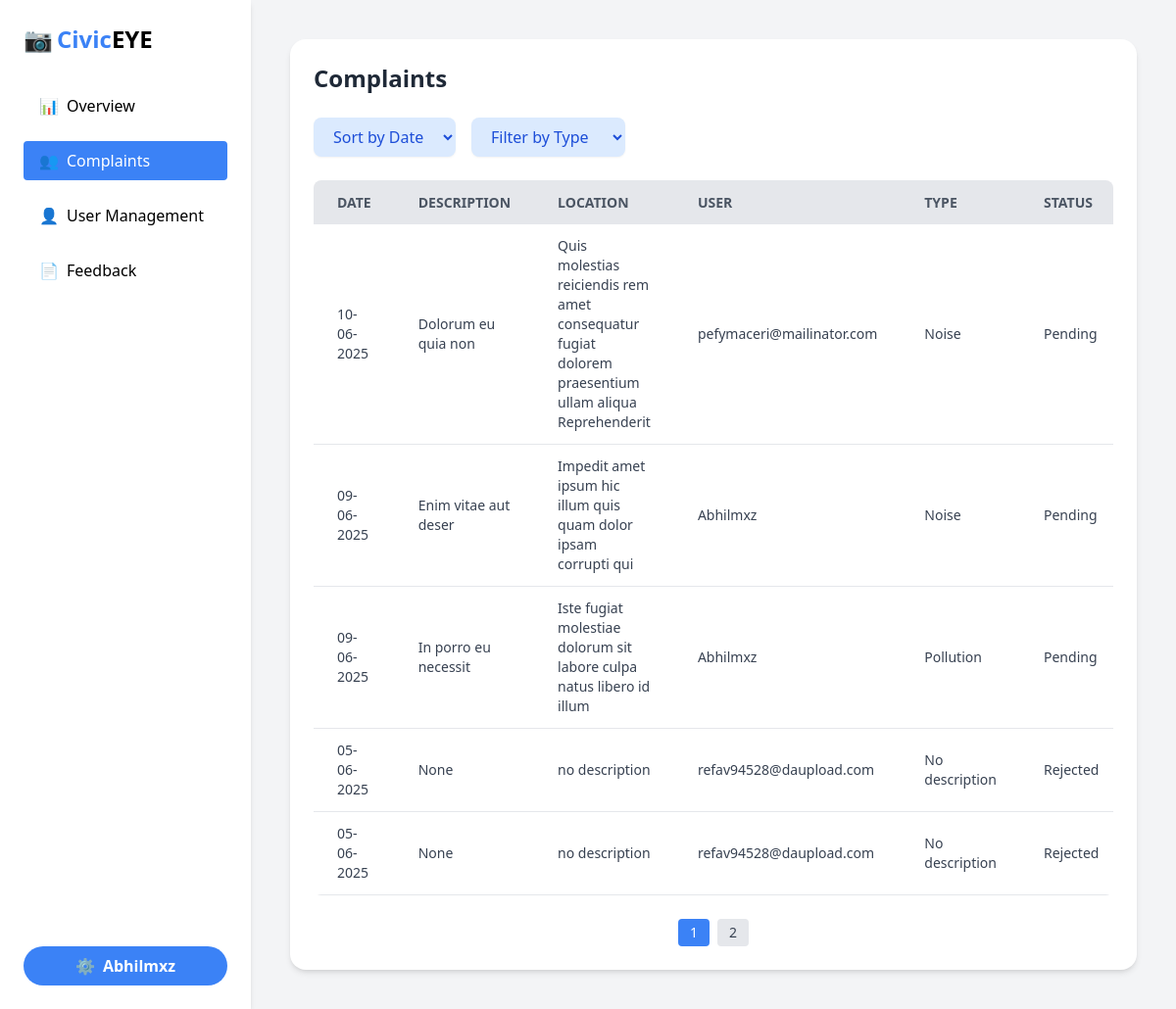
Page /admin_comp/ (signed in) on the committed database.
### VCRA/models.py (models this page shows, shortened)
class Complaint(models.Model):
    COMPLAINT_CHOICES = [
        ('Noise', 'Noise'),
        ('Pollution', 'Pollution'),
        ('Road damage', 'Road damage'),
        ('Other', 'Other'),
    ]
    STATUS_CHOICES = [
        ('pending', 'Pending'),
        ('accepted', 'Accepted'),
        ('rejected', 'Rejected'),
    ]
    user = models.ForeignKey(User, on_delete=models.CASCADE)
    description = models.TextField()
    complaint_type = models.CharField(max_length=50, choices=COMPLAINT_CHOICES)
    location = models.CharField(max_length=255)
    proof = models.FileField(upload_to='complaints/', null=True, blank=True)
    created_at = models.DateTimeField(auto_now_add=True)
    status = models.CharField(max_length=10, choices=STATUS_CHOICES, default='pending')  # 👈 New

### VCRA/views.py (the view)
# urls.py: path('admin_comp/', views.admin_complaints_view, name='admin_comp'),
def admin_complaints_view(request):
    complaints = Complaint.objects.all().order_by('-created_at')
    return render(request, 'admin_complaints.html', {'complaints': complaints})

### VCRA/templates/admin_complaints.html (shortened to what this page needs)
<!DOCTYPE html>
<html lang="en">
<head>
  <script src="https://cdn.tailwindcss.com"></script>
</head>
<body class="bg-gray-100 font-sans">
  <div class="flex h-screen">
    <aside class="w-64 bg-white shadow-md p-6 flex flex-col">
      <div class="flex items-center space-x-1 mb-8">
        <span class="text-2xl">📷</span>
        <h1 class="text-2xl font-bold text-blue-500">Civic<span class="text-black">EYE</span></h1>
      </div>
      <nav class="space-y-4">
        <a href="{% url 'adminover' %}" class="text-black px-4 py-2 rounded flex items-center space-x-2 font-medium">
          <span>📊</span><span>Overview</span>
        </a>
        <a href="{% url 'admin_comp' %}" class="bg-blue-500 text-white px-4 py-2 rounded flex items-center space-x-2 font-medium">
          <span>👥</span><span>Complaints</span>
        </a>
        <a href="{% url 'user_manage' %}" class="flex items-center space-x-2 px-4 py-2 text-black font-medium">
          <span>👤</span><span>User Management</span>
        </a>
        <a href="{% url 'feedback' %}" class="flex items-center space-x-2 px-4 py-2 text-black font-medium">
          <span>📄</span><span>Feedback</span>
        </a>
      </nav>
      <div class="mt-auto">
        <button class="w-full bg-blue-500 hover:bg-blue-600 text-white font-bold py-2 px-4 rounded-full flex items-center justify-center gap-2">
          <span>⚙️</span>{{ request.user.username }}
        </button>
      </div>
    </aside>
    <main class="flex-1 p-10 overflow-auto">
      <div class="bg-white p-6 rounded-2xl shadow-md">
        <h2 class="text-2xl font-bold mb-6 text-gray-800">Complaints</h2>
        <div class="flex flex-wrap items-center gap-4 mb-6">
          <select id="sort-date" class="bg-blue-100 text-blue-700 py-2 px-4 rounded-lg shadow-sm">
            <option value="">Sort by Date</option>
          </select>
          <select id="filter-type" class="bg-blue-100 text-blue-700 py-2 px-4 rounded-lg shadow-sm">
            <option value="">Filter by Type</option>
          </select>
        </div>
        <div class="overflow-x-auto rounded-lg">
          <table id="complaints-table" class="min-w-full bg-white">
            <thead>
              <tr class="bg-gray-200 text-gray-600 uppercase text-sm leading-normal">
                <th class="py-3 px-6 text-left">Date</th>
                <th class="py-3 px-6 text-left">Description</th>
                <th class="py-3 px-6 text-left">Location</th>
                <th class="py-3 px-6 text-left">User</th>
                <th class="py-3 px-6 text-left">Type</th>
                <th class="py-3 px-6 text-left">Status</th>
              </tr>
            </thead>
            <tbody class="text-gray-700 text-sm font-light">
              {% for c in complaints %}
              <tr class="border-b border-gray-200 hover:bg-gray-50">
                <td class="py-3 px-6">{{ c.created_at|date:"d-m-Y" }}</td>
                <td class="py-3 px-6">{{ c.description }}</td>
                <td class="py-3 px-6">{{ c.location }}</td>
                <td class="py-3 px-6">{{ c.user.username }}</td>
                <td class="py-3 px-6">{{ c.complaint_type }}</td>
                <td class="py-3 px-6 capitalize">{{ c.status }}</td>
              </tr>
              {% endfor %}
            </tbody>
          </table>
        </div>
        <div id="pagination-buttons" class="mt-6 flex justify-center gap-2"></div>
      </div>
    </main>
  </div>
</body>
</html>

### rows in the picture
Complaint: created_at "10-06-2025", description "Dolorum eu quia non", location "Quis molestias reiciendis rem amet consequatur fugiat dolorem praesentium ullam aliqua Reprehenderit", user.username "pefymaceri@mailinator.com", complaint_type "Noise", status "Pending"
Complaint: created_at "09-06-2025", description "Enim vitae aut deser", location "Impedit amet ipsum hic illum quis quam dolor ipsam corrupti qui", user.username "Abhilmxz", complaint_type "Noise", status "Pending"
Complaint: created_at "09-06-2025", description "In porro eu necessit", location "Iste fugiat molestiae dolorum sit labore culpa natus libero id illum", user.username "Abhilmxz", complaint_type "Pollution", status "Pending"
Complaint: created_at "05-06-2025", description "None", location "no description", user.username "refav94528@daupload.com", complaint_type "No description", status "Rejected"
Complaint: created_at "05-06-2025", description "None", location "no description", user.username "refav94528@daupload.com", complaint_type "No description", status "Rejected"

### other values in the picture
{{ request.user.username }} "Abhilmxz"
